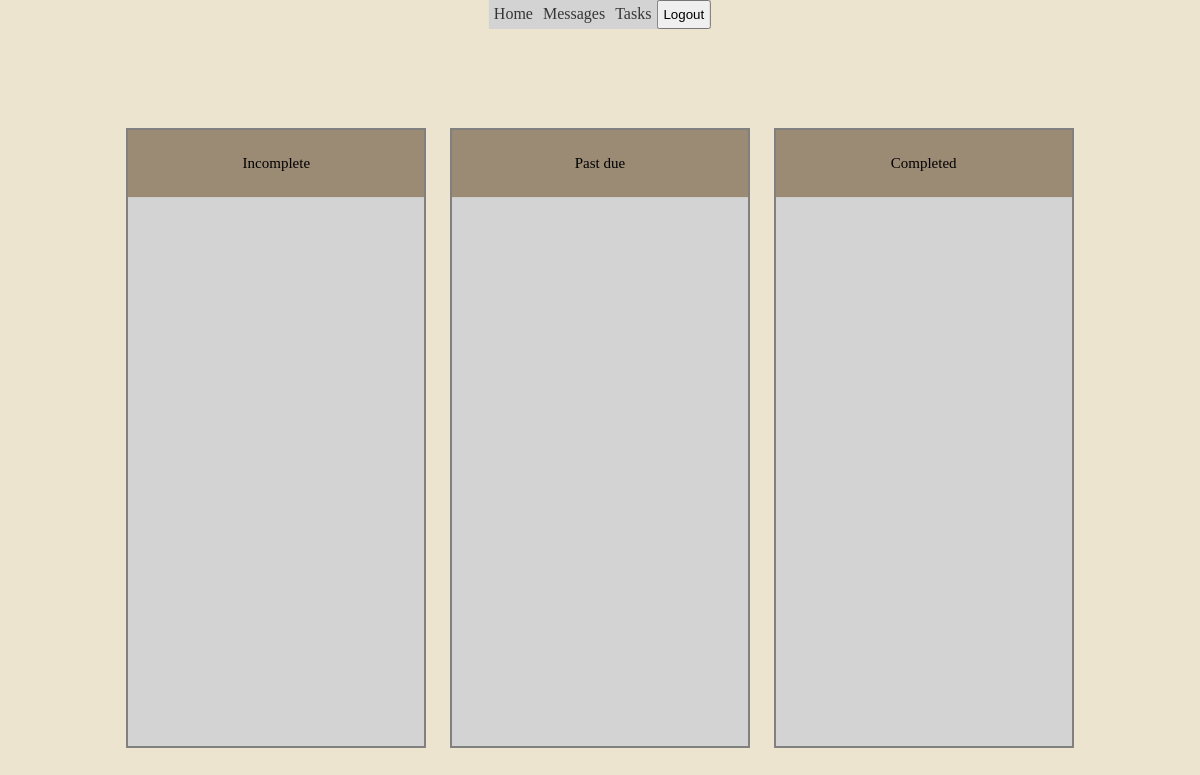
Before: /dashboard/tasks/ (signed in) with the older database file.
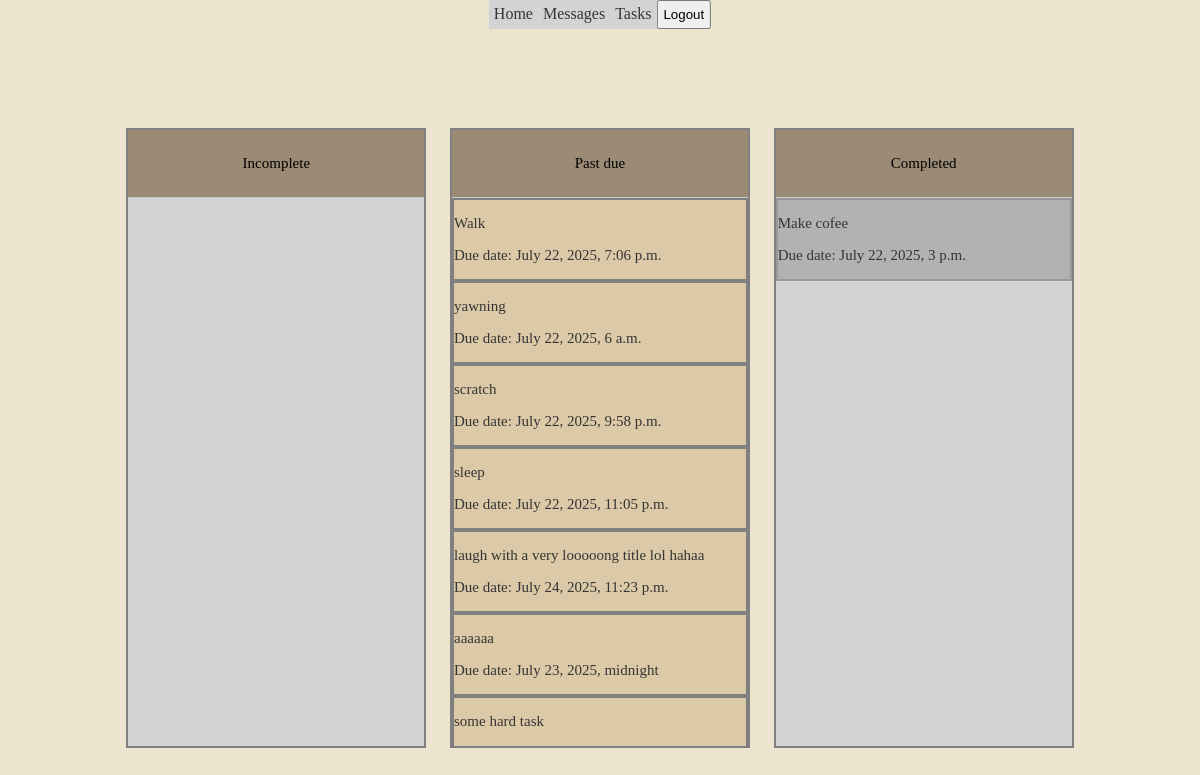
After: the same page with the newer database file.
### dashboard/models.py (models this page shows, shortened)
class Task(models.Model):
       users = models.ManyToManyField(UserProfile, related_name='task_users')
       description = models.TextField()
       name = models.CharField(max_length=50)
       creation_date = models.DateField(auto_now_add=True)
       due_date = models.DateTimeField()
       completed = models.BooleanField(default=False)
       urgent = models.BooleanField(default=False)

### dashboard/views.py (the view)
# urls.py: path('tasks/', views.TasksList.as_view(), name = 'tasks_list'),
class TasksList(LoginRequiredMixin, View):
    template_name = 'dashboard/tasks_list.html'
    def get(self, request):
        tasks = Task.objects.filter(users=self.request.user.userprofile)
        time = timezone.now()
        context = {'tasks': tasks, 'time': time}
        return render(request, self.template_name, context)

### dashboard/templates/dashboard/tasks_list.html (shortened to what this page needs)
 {% include 'dashboard/base.html' %}
 {% block content %}
<div class="flex_container_tasks">
 <div class='task_block_container1'>
<div class="task_title1"><p>Incomplete</p></div>
 </div>
<div class="task_block_container3">
<div class="task_title3"><p>Past due</p></div>
 {% for task in tasks %}
 {% if task.due_date < time %}
 {% if not task.completed %}
 <a href="{% url 'dashboard:task_detail' task.id %}">
 <div class="task_blocks3">
      <p class="task_title"> {{task.name}} </p>
     <p class="task_due_date">Due date: {{task.due_date}}  </p>
 </div>
 </a>
 {% endif %}
 {% endif %}
{% endfor %}
</div>
 <div class="task_block_container2">
 <div class="task_title2"><p>Completed</p></div>
{% for task in tasks %}
{% if task.completed %}
<a href="{% url 'dashboard:task_detail' task.id %}">
 <div class="task_blocks2">
      <p class="task_title">{{task.name}} </p>
     <p class="task_due_date">Due date: {{task.due_date}}  </p>
 </div>
</a>
{% endif %}
{% endfor %}
 </div>
</div>
 {% endblock %}

Changed rows visible on the page:
added Task: name "Walk", due_date "July 22, 2025, 7:06 p.m."
added Task: name "yawning", due_date "July 22, 2025, 6 a.m."
added Task: name "scratch", due_date "July 22, 2025, 9:58 p.m."
added Task: name "sleep", due_date "July 22, 2025, 11:05 p.m."
added Task: name "laugh with a very looooong title lol hahaa", due_date "July 24, 2025, 11:23 p.m."
added Task: name "aaaaaa", due_date "July 23, 2025, midnight"
added Task: name "some hard task"
added Task: name "Make cofee", due_date "July 22, 2025, 3 p.m."
